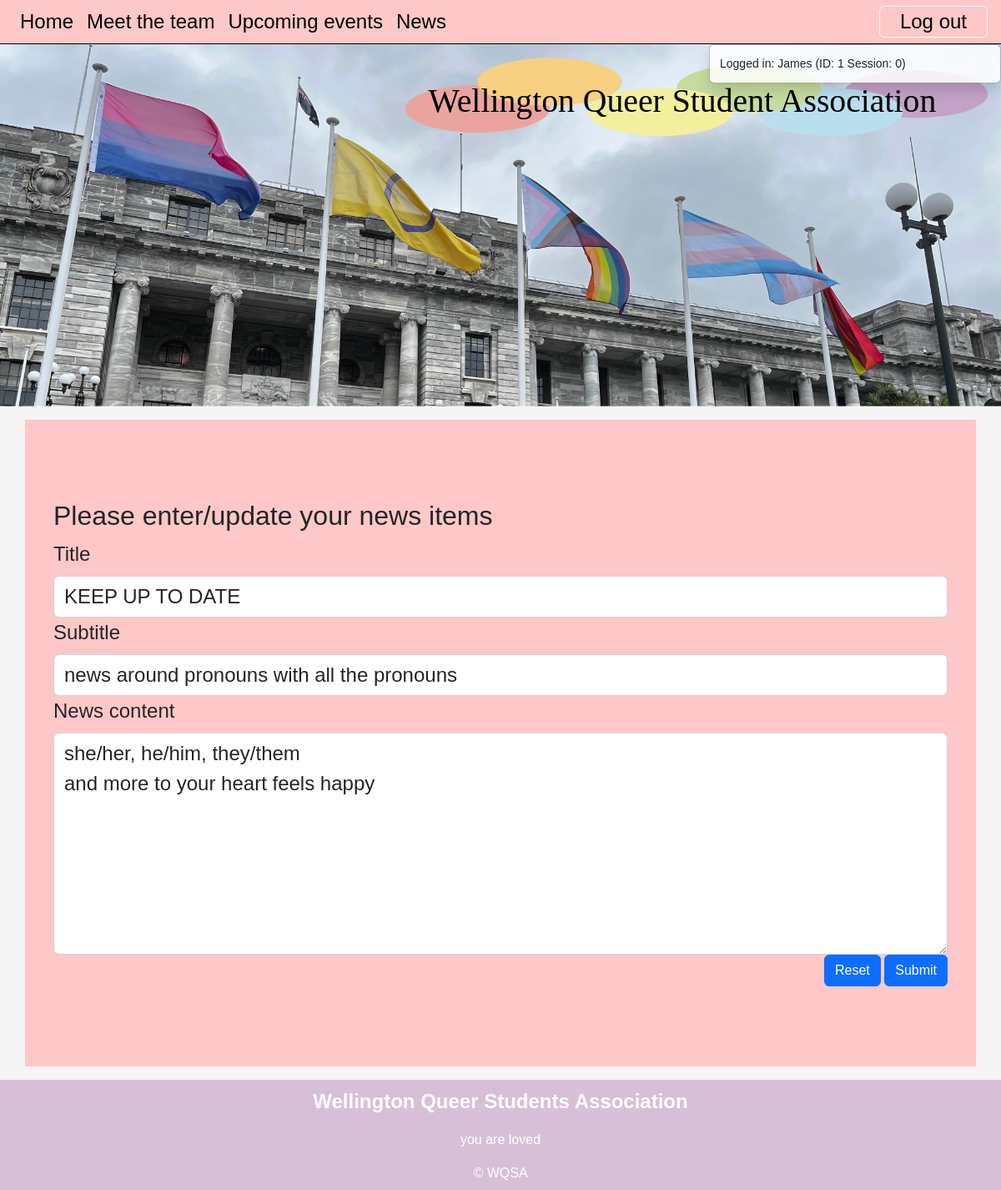
The page /news_cud?id=2&task=update (signed in) on the database its author committed.
### tables this page shows
CREATE TABLE news(
    news_id integer primary key autoincrement not null,
    title text not null unique,
    subtitle text not null unique,
    content text not null unique,
    newsdate date not null,
    member_id integer not null,
    foreign key(member_id) references member(member_id)
);

### server.py (the view, shortened to what this page needs)
@app.route("/news_cud", methods=['GET', 'POST'])
def news_cud():
    data = request.args
    required_keys=['id', 'task']
    for k in required_keys:
        if k not in data.keys():
            message = "Do not know what to do with create, read, update on news (keys not present)"
            return render_template('error.html', error=message)
        if request.method == "GET":
            if data['task'] == 'delete':
                sql = "delete from news where news_id =?"
                values_tuple = (data['id'],)
                result = run_commit_query(sql, values_tuple, db_path)
                return redirect(url_for('news'))
            elif data['task'] == 'update':
                sql = """select title, subtitle, content from news where news_id =?"""
                values_tuple = (data['id'],)
                result = run_search_query_tuples(sql, values_tuple, db_path, True)
                result = result[0]
                return render_template("news_cud.html",
                                       **result,
                                       id=data['id'],
                                       task=data['task'])
            elif data['task'] == 'add':
                return render_template("news_cud.html", id=0, task=data['task'])
            else:
                message = 'unrecognised task from news page'
                return render_template('error.html', error=message)
    return render_template("news_cud.html")

### db_functions.py (called while the page is built)
def run_search_query_tuples(sql_query, values_tuple, file_path, rowfactory=False):
    result = None
    try:
        db = sqlite3.connect(file_path)
        if rowfactory:
            db.row_factory = sqlite3.Row
        cursor = db.cursor()
        cursor.execute(sql_query, values_tuple)
        result = cursor.fetchall()
        cursor.close()
    except sqlite3.Error as error:
        print("Error running search query tuples: {}".format(error))
        return None
    db.close()
    if result is None:
        print("No search values were found")
    return result

### templates/news_cud.html (shortened to what this page needs)
{% extends "layout.html" %}
{% block content %}
<div class="container-lg py-sm-5 py-1 A">
    <div class="news p-4 my-4">
        <h2>Please enter/update your news items</h2>
        <form action="{{url_for('news_cud', id=id, task=task)}}" method="POST">
            <div>
             <label for="title" class="form-label">Title</label>
                <input type="text" class="form-control" id="title" name="title" placeholder="" value="{{title}}" required>
            </div>
            <div>
                <label for="subtitle" class="form-label">Subtitle</label>
                <input type="text" class="form-control" id="subtitle" name="subtitle" placeholder="" value="{{subtitle}}" required>
            </div>
            <div>
                <label for="content" class="form-label">News content</label>
                <textarea class="form-control" id="content" name="content" placeholder="" rows="7" required>{{content}}</textarea>
            </div>
            <div class="text-end">
                <button type="reset" class="btn btn-primary">Reset</button>
                <button type="submit" class="btn btn-primary">Submit</button>
            </div>
        </form>
    </div>
</div>
{% endblock %}

### static/styles.css (style rules this page uses)
:root { --brand-green: rgb(167,209,202); --brand-paper: rgb(245, 245, 245); }
body { font-family: 'Raleway', sans-serif; font-size: 100%; background-color: var(--brand-paper); margin: 0; }
.container-lg { border: 4px solid pink; padding: 10px; }
.container-lg { border: 0px solid pink; overflow: auto; }
.A { background-color: rgb(255, 200, 200); }
label, input[type='text'], input[type='email'], textarea { font-size: 1.5em !important; }

### rows shown on the page
news: title "KEEP UP TO DATE", subtitle "news around pronouns with all the pronouns", content "she/her, he/him, they/them and more to your heart feels happy"

### other values the page prints
{{ session['name'] }} "James"
{{ session['member_id'] }} "1"
{{ session['authorisation'] }} "0"
